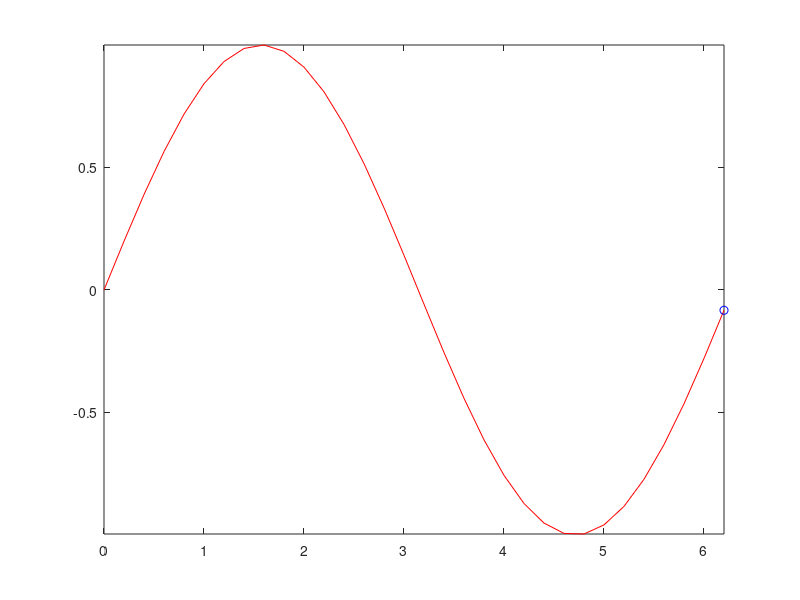

This figure's MATLAB source: (Note: this script raises an error after producing the figure.)
%=============================================================================
% Copyright (c) 2016-present Allan CORNET (Nelson)
%=============================================================================
% This file is part of Nelson.
%=============================================================================
% LICENCE_BLOCK_BEGIN
% SPDX-License-Identifier: LGPL-3.0-or-later
% LICENCE_BLOCK_END
%=============================================================================
% <--INTERACTIVE TEST-->
% <--WEB GUI REQUIRED--> run with: nelson-webview --file runtests_web.m
%=============================================================================
% drawnow-driven animations must complete headless: drawNow paces web frames
% to ~60 fps (and streams them when a browser is attached), so a short comet
% takes a bounded, non-zero time and a drawnow loop terminates cleanly.
f = figure();
t = 0:0.2:6.28; % ~32 points -> ~1s paced
tic;
comet(t, sin(t));
elapsed = toc;
assert_istrue(elapsed < 30);
close(f);
%=============================================================================
g = figure();
tic;
for k = 1:10
  plot(1:k);
  drawnow();
end
elapsed = toc;
assert_istrue(elapsed < 15);
close(g);
%=============================================================================
% Repeated image updates must publish the latest encoded CData frame.
imageFigure = figure();
imageAxes = axes('Parent', imageFigure, 'Position', [0 0 1 1]);
imageData = zeros(18, 24, 3);
imageHandle = image('Parent', imageAxes, 'CData', imageData);
axis(imageAxes, 'image');
axis(imageAxes, 'off');
imageData(:, :, 1) = 1;
set(imageHandle, 'CData', imageData);
drawnow();
% A stateless display list carries the raw RGBA payload (not an inline PNG
% data URI): each full render ships the pixels so a client that never saw the
% earlier frame still paints the latest CData.
redFrame = jsondecode(__web_display_list__(imageFigure));
redPrimitive = last_primitive(redFrame);
assert_isequal(redPrimitive.kind, 'image');
assert_istrue(isfield(redPrimitive, 'rgba'));
assert_isequal(redPrimitive.imageWidth, 24);
assert_isequal(redPrimitive.imageHeight, 18);
redImage = redPrimitive.rgba;
imageData(:, :, 1) = 0;
imageData(:, :, 3) = 1;
set(imageHandle, 'CData', imageData);
drawnow();
blueFrame = jsondecode(__web_display_list__(imageFigure));
bluePrimitive = last_primitive(blueFrame);
assert_isequal(bluePrimitive.kind, 'image');
assert_istrue(isfield(bluePrimitive, 'rgba'));
blueImage = bluePrimitive.rgba;
assert_istrue(~isempty(redImage) && ~isempty(blueImage));
assert_isfalse(strcmp(redImage, blueImage));
close(imageFigure);
%=============================================================================
% View changes stream frames directly in web mode. User scripts do not need to
% insert explicit refresh calls into rotation loops.
h = figure();
vertices = [-1 -1 0; 1 -1 0; 1 1 0; -1 1 0];
patch('Faces', [1 2 3 4], 'Vertices', vertices, 'FaceColor', 'none');
axis('square');
tic;
for k = 1:8
  view(k * 15, 30);
end
elapsed = toc;
assert_istrue(elapsed < 10);
close(h);
%=============================================================================
% A dense retained patch must survive a full rotation without an explicit
% refresh call or a backend disconnect.
demoDirectory = [modulepath('graphics', 'root'), '/examples/utah-teapot/'];
load([demoDirectory, 'teapot.nh5']);
h = figure('DrawLater', 'on');
axis off;
axis([-3 3 -3 3 -3 5]);
axis('square');
patch('Faces', teapotFaces, 'Vertices', teapotVertices, 'FaceColor', 'none');
view(0, 360);
h.DrawLater = 'off';
tic;
for k = 0:9:720
  view(k, 360);
end
elapsed = toc;
assert_istrue(elapsed < 8);
dl = jsondecode(__web_display_list__(h));
assert_istrue(isfield(dl, 'webglMeshes'));
assert_istrue(dl.webglMeshes(1).positionsLength > 1000);
assert_istrue(length(dl.webglMeshes(1).positionsBase64) > 1000);
close(h);
%=============================================================================
% sleep must really delay (haveEventsLoop pumping)
tic;
sleep(0.5);
elapsed = toc;
assert_istrue(elapsed >= 0.4);
%=============================================================================
function primitive = last_primitive(dl)
  primitives = dl.primitives;
  if iscell(primitives)
    primitive = primitives{end};
  else
    primitive = primitives(end);
  end
end
%=============================================================================
